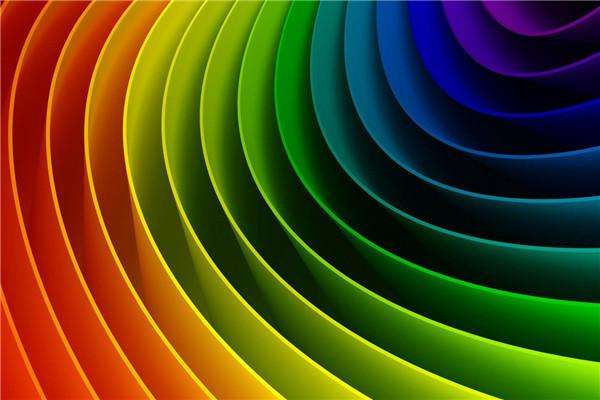
//> input picture Sharp_EdgeDetect/color.jpg, 600 x 400 px
$ ./Main   (built with g++ and OpenCV 4)
//> lines starting //> are read from the running program, lines starting //| are printed output that depends on the picture
### Sharp_EdgeDetect/EdgeDetect.h
#pragma once
#include"iostream"
#include<opencv2\opencv.hpp>

using namespace std;
using namespace cv;

Mat MyRoberts(Mat image);
Mat MySobel(Mat image);

### Sharp_EdgeDetect/EdgeDetect.cpp
#include"iostream"
#include<opencv2\opencv.hpp>

using namespace std;
using namespace cv;

Mat MyRoberts(Mat image)
{
	Mat OutPut(image.rows - 1, image.cols - 1, image.type());

	for (int row = 0; row < image.rows-1; row++)
	{
		uchar* Result = (uchar*)(OutPut.data + OutPut.step*row);
		uchar* Current = (uchar*)(image.data + image.step*row);
		uchar* Next = (uchar*)(image.data + image.step*(row + 1));
		for (int col = 0; col < image.cols-1; col++)
		{
			Result[col] = abs(Current[col] - Next[col + 1]) + abs(Next[col] - Current[col + 1]);

		}
	}
	return OutPut;
}

Mat MySobel(Mat image)
{//加权平衡/微分/梯度

	int ddepth = CV_16S;

	GaussianBlur(image, image, Size(3, 3), 0, 0, BORDER_DEFAULT);
	Mat gradX, gradY;
	Mat AbsGradX, AbsGradY;
	Mat grad;
	Sobel(image, gradX, ddepth, 1, 0, 3);
	convertScaleAbs(gradX, AbsGradX);
	Sobel(image, gradY, ddepth, 0, 1, 3);
	convertScaleAbs(gradX, AbsGradY);

	addWeighted(AbsGradX, 0.5, AbsGradY, 0.5, 0, grad);

	return grad;


}

### Sharp_EdgeDetect/Main.cpp
#include"iostream"
#include<opencv2\opencv.hpp>
#include"EdgeDetect.h"

using namespace std;
using namespace cv;

int main()
{
	Mat image = imread("color.jpg",CV_LOAD_IMAGE_GRAYSCALE);
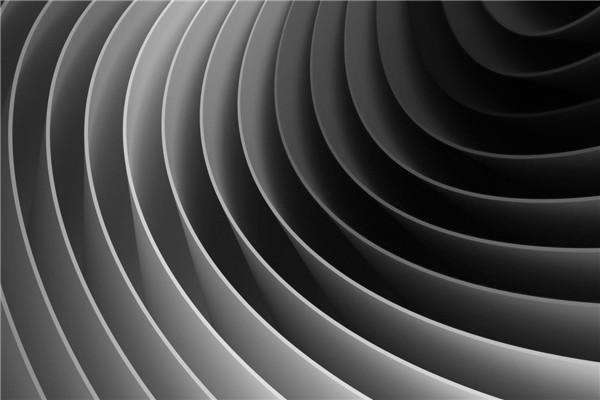
//> image: 400 rows x 600 cols, CV_8UC1; min 0, max 251, mean 69

	imshow("Ori", image);
	Mat Result = MyRoberts(image);
//> after the loop in MyRoberts, `for (int row = 0; row < image.rows-1; row++)`:
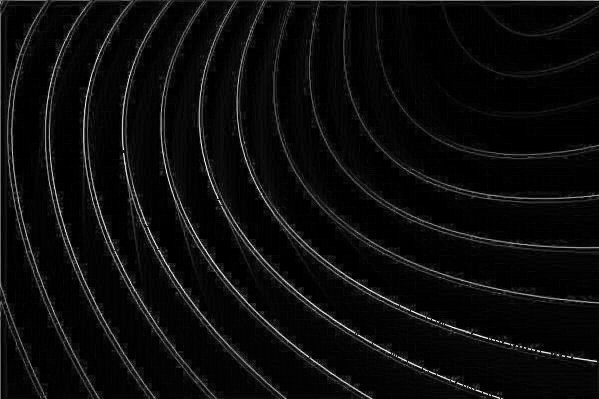
//> OutPut: 399 rows x 599 cols, CV_8UC1; min 0, max 255, mean 12.2
	imshow("Roberts", Result);

	Mat SobelImage = MySobel(image);
//> in MySobel, `Sobel(image, gradX, ddepth, 1, 0, 3);`:
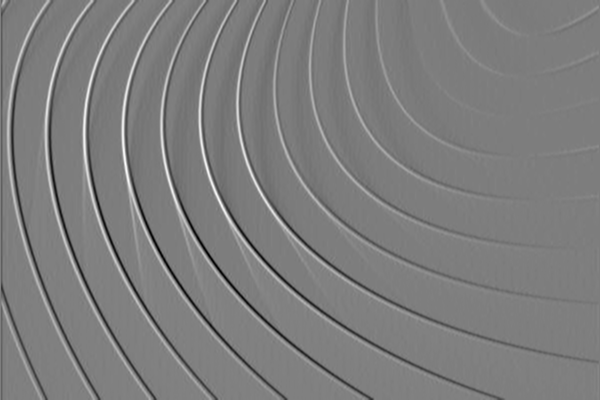
//> gradX: 400 rows x 600 cols, CV_16SC1; min -459, max 471, mean -0.6; drawn with min black and max white
//> in MySobel, `convertScaleAbs(gradX, AbsGradX);`:
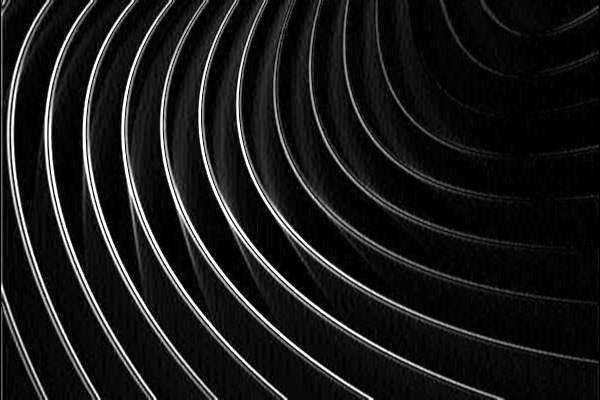
//> AbsGradX: 400 rows x 600 cols, CV_8UC1; min 0, max 255, mean 25.9
//> in MySobel, `Sobel(image, gradY, ddepth, 0, 1, 3);`:
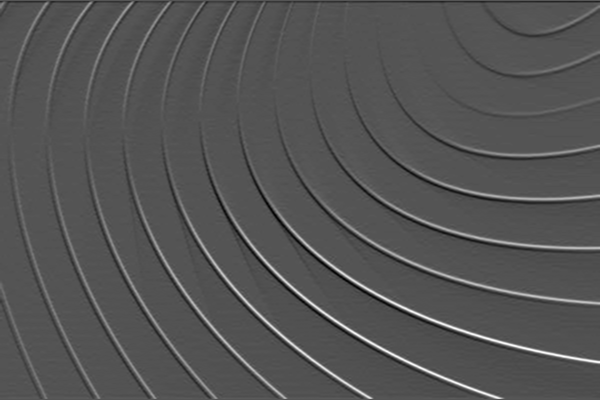
//> gradY: 400 rows x 600 cols, CV_16SC1; min -254, max 513, mean 0.5; drawn with min black and max white
	imshow("Sobel Image", SobelImage);


	waitKey();
	return 0;
}
